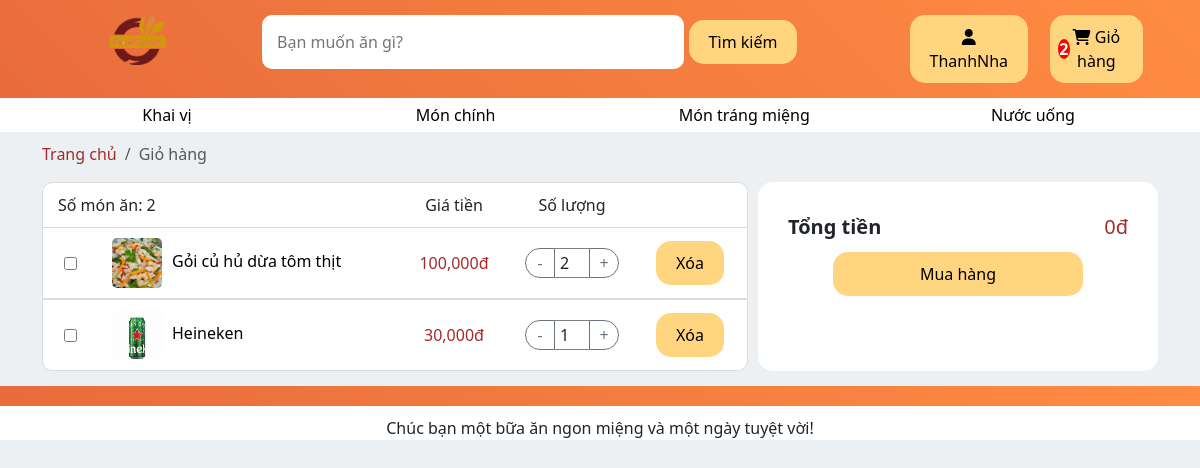
The app's page /cart/ (signed in) with its own data.
### products/models.py (models this page shows, shortened)
class Category_lv1(models.Model):
    UNIT_TYPE_CHOICES = [
        ('Khai vị', 'Khai vị'),
        ('Món chính', 'Món chính'),
        ('Món tráng miệng', 'Món tráng miệng'),
        ('Nước uống', 'Nước uống'),
    ]
    cate_1 = models.CharField(max_length=500, choices=UNIT_TYPE_CHOICES) # Tên phân loại món ăn cấp 1
    def __str__(self) -> str:
        return self.cate_1

class Cart(models.Model):
    cart_customer = models.ForeignKey(User, on_delete=models.SET_NULL, null=True, blank=False) # Khóa ngoại tham chiếu đến user
    cart_product = models.ForeignKey(Product, on_delete=models.SET_NULL, null=True, blank=False) # Khóa ngoại tham chiếu đến món ăn
    cart_product_quantity = models.IntegerField(default=1) # Số lượng của món ăn đó trong giỏ hàng
    is_selected = models.BooleanField(default=False)  # Trạng chọn chọn hoặc không của món ăn
    class Meta:
        unique_together = ('cart_customer', 'cart_product')
    @staticmethod
    def calculate_selected_total(user):
        selected_items = Cart.objects.filter(cart_customer=user, is_selected=True)
        total = sum(item.cart_product.prod_price * item.cart_product_quantity for item in selected_items)
        return total

class Product(models.Model):
    prod_name = models.CharField(max_length=500) # Tên món ăn
    prod_price = models.IntegerField() # Giá món ăn
    prod_cate_lv1 = models.ForeignKey(Category_lv1, on_delete=models.SET_NULL, null=True, blank=False) # Khóa ngoại tham chiếu đến phân loại món ăn cấp 1
    prod_cate_lv2 = models.ForeignKey(Category_lv2, on_delete=models.SET_NULL, null=True, blank=False) # Khóa ngoại tham chiếu đến phân loại món ăn cấp 2
    prod_description = models.CharField(max_length=500,null=True, blank=False) # Thông tin về món ăn
    def formatted_price(self):
        return "{:,.0f}".format(self.prod_price)

### products/views.py (the view)
# urls.py: path('cart/', views.GioHang, name='GioHang'),
def GioHang(request):
    cart_items = []
    images_with_url = []
    if request.user.is_authenticated:
        customer = request.user
        cart_items = Cart.objects.filter(cart_customer=customer)
        for cart_item in cart_items:
            product = cart_item.cart_product
            product.prod_price_formatted = product.formatted_price()
            avatar_image = Product_Image.objects.filter(
                product=product, is_avatar=True
            ).first()  # Lấy ảnh avatar đầu tiên nếu có
            if avatar_image:
                images_with_url.append({
                    'product_id': product.id,
                    'url': avatar_image.ImageURL,
                    'is_avatar': avatar_image.is_avatar,
                })
    total_selected_price = "{:,.0f}".format(Cart.calculate_selected_total(customer))   # Tính tổng tiền các món ăn được chọn
    if not cart_items:
        empty_cart_message = "Bạn chưa bỏ gì vào giỏ hàng"
    else:
        empty_cart_message = ""
    context = {
        'cart_items': cart_items,
        'images': images_with_url,
        'empty_cart_message': empty_cart_message,  # Thêm thông báo nếu giỏ hàng trống
        'total_selected_price': total_selected_price,
    }
    return render(request, 'GioHang.html', context)

### products/context_processors.py (called while the page is built)
def nav_categories(request):
    categories_data = []
    categories_lv1 = Category_lv1.objects.all()
    for cate_lv1 in categories_lv1:
        categories_lv2 = Category_lv2.objects.filter(cate_1=cate_lv1)
        categories_data.append({
            "cate_lv1": cate_lv1,
            "categories_lv2": categories_lv2
        })
    return {
        "categories_data": categories_data
    }

def cart_item_count(request):
    if request.user.is_authenticated:
        customer = request.user
        cart_items = Cart.objects.filter(cart_customer=customer)
        item_count = cart_items.count()  # Số loại sản phẩm trong giỏ hàng
    else:
        item_count = 0  # Người dùng chưa đăng nhập
    return {'cart_item_count': item_count}

### products/models.py (called while the page is built)
    def __str__(self) -> str:
        return self.cate_2

    @property
    def ImageURL(self):
        try:
            url = self.prod_image.url
        except :
            url = ''
        return url

### products/templates/GioHang.html (shortened to what this page needs)
{% extends 'base.html' %}
{% load static %}
{% block content %}
<link rel="stylesheet" href="{% static 'css/GioHang.css'%}">
<section class="bread-crumb">
    <div class="container">
        <nav aria-label="breadcrumb">
            <ol class="breadcrumb">
                <li class="breadcrumb-item"><a href="{% url 'TrangChu' %}">Trang chủ</a></li>
                <li class="breadcrumb-item active" aria-current="page">Giỏ hàng</li>
            </ol>
        </nav>
    </div>
</section>
<section class="container">
    {% if empty_cart_message %}
    <p class="empty-cart-message">{{ empty_cart_message }}</p>
    {% else %}
    <div class="cart-cont">
        <div class="item-list">
            <div class="checkbox-container">
                <div class="row">
                    <div class="col-xl-6">
                        <label for="selectAll">Số món ăn: {{ cart_items|length }}</label>
                    </div>
                    <div class="col-xl-2">
                        <div class="box">Giá tiền</div>
                    </div>
                    <div class="col-xl-2">
                        <div class="box">Số lượng</div>
                    </div>
                    <div class="col-xl-2"></div>
                </div>
            </div>
            {% for item in cart_items %}
            <div class="item-card">
                <div class="row">
                    <div class="col-xl-1 align-item-center justify-content-center">
                        <input type="checkbox" name="options" class="item-checkbox update-cart"
                               data-price="{{ item.cart_product.prod_price }}"
                               data-product="{{ item.cart_product.id }}"
                               data-action="select"
                               {% if item.is_selected %}checked{% endif %}>
                    </div>
                    <div class="col-xl-5 align-item-center">
                        {% with images|default:'' as product_images %}
                        {% for image in product_images %}
                        {% if image.product_id == item.cart_product.id %}
                        <a
                            href="{% url 'product_detail' item.cart_product.prod_cate_lv1 item.cart_product.prod_cate_lv2 item.cart_product.prod_name %}">
                            <img src="{{ image.url }}" alt="Avatar của {{ item.cart_product.prod_name }}"
                                class="avatar-image">{{ item.cart_product.prod_name }}</a>
                        {% endif %}
                        {% endfor %}
                        {% endwith %}
                    </div>
                    <div class="col-xl-2 align-item-center">
                        <p class="inner-price">{{ item.cart_product.prod_price_formatted }}đ</p>
                    </div>
                    <div class="col-xl-2 align-item-center">
                        <div class="quantity-selector">
                            <div class="input-group" style="max-width: 200px;">
                                <button class="btn btn-outline-secondary decrease update-cart" type="button"
                                    data-product={{item.cart_product.id}} data-action="remove">-</button>
                                <input type="number" class="form-control text-center quantity"
                                    value="{{ item.cart_product_quantity }}" min="1" max="100" readonly>
                                <button class="btn btn-outline-secondary increase update-cart" type="button"
                                    data-product={{item.cart_product.id}} data-action="add">+</button>
                            </div>
                        </div>
                    </div>
                    <div class="col-xl-2 align-item-center justify-content-center">
                        <button data-product={{item.cart_product.id}} data-action="remove_all"
                            class="del-btn update-cart">
                            Xóa
                        </button>
                    </div>
                </div>
            </div>
            {% endfor %}
        </div>
        <div class="bill">
            <p class="total">Tổng tiền <span id="grand-total">{{total_selected_price}}đ</span></p>
            <a href="{% url 'DatHang'%}"><button class="cart-btn" id="DatHang">Mua hàng</button></a>
        </div>
    </div>
    {% endif %}
</section>
{% endblock %}

### products/templates/base.html (shortened to what this page needs)
{% load static %}
<!doctype html>
<html lang="en">
<head>
    <link href="https://cdn.jsdelivr.net/npm/bootstrap@5.3.3/dist/css/bootstrap.min.css" rel="stylesheet"
>
    <link rel="stylesheet" href = "{% static 'css/base.css' %}">
</head>
<body>
    <header>
        <div class="container">
            <div class="main-header">
                <div class="row">
                    <div class="col-xl-2">
                        <a href="{% url 'TrangChu' %}">
                            <div class="logo">
                                <img src="{% static 'image\logo.png' %}" alt="Logo">
                            </div>
                        </a>
                    </div>
                    <div class="col-xl-7">
                        <form class="search" method = POST action = "{% url "TimKiem" %}">
                            <input class="search-bar" type="search"
                                placeholder="Bạn muốn ăn gì?" name="searched" required>
                            <button class="search-btn" type="submit">Tìm kiếm</button>
                        </form>
                    </div>
                    <div class="col-xl-3">
                        {% if user.is_authenticated %}
                            <div class="customer">
                                <div class="dropdown">
                                    <button><i class="fa-solid fa-user"></i> {{ user.username }}</button>
                                </div>
                                {% if cart_item_count > 0 %}
                                <p class="qnt_item">{{ cart_item_count }}</p>
                                {% endif %}
                                <button class="cart" onclick="window.location.href = '{% url 'GioHang' %}'">
                                    <i class="fa-solid fa-cart-shopping"></i> Giỏ hàng
                                </button>
                            </div>
                        {% endif %}
                    </div>
                </div>
            </div>
        </div>
    </header>
    <nav>
        <div class="container">
            <ul>
                {% for data in categories_data %}
                    <li class="dropdown">
                        <a href="{% url 'categories_products' data.cate_lv1.cate_1 %}">
                            {{ data.cate_lv1.cate_1 }}
                        </a>
                    </li>
                {% endfor %}
            </ul>
        </div>
    </nav>
    {% block content %}
    {% endblock %}
    <footer>
        <div class = "container">
            <p>Chúc bạn một bữa ăn ngon miệng và một ngày tuyệt vời!</p>
        </div>
    </footer>
</body>
</html>

### static/css/base.css (style rules this page uses)
:root { --background-color1: #EDF0F3; }
* { font-weight: 500; }
body { background-color: var(--background-color1); }
a { text-decoration: none; color: black; }
ul { padding-left: 0px; list-style-type: none; }
header { background: linear-gradient(45deg, #E86C3C, #FF8C42); }
footer { background: white; }
header .main-header { padding: 15px; }
header .main-header .search { padding-left: 20px; }
header .main-header .search .search-bar { width: 70%; padding: 15px 15px; border: none; border-radius: 10px; }
header .main-header .customer { height: 100%; display: flex; justify-content: space-between; padding-left: 10px; align-items: center; }
header .main-header .customer button { margin-left: 10px; }
footer { padding-top: 30px; position: relative; }
footer::before { content: ""; background: linear-gradient(45deg, #E86C3C, #FF8C42); width: 100%; height: 20px; top: 0; position: absolute; }
footer p { text-align: center; margin-bottom: 0px; }
button { padding: 10px 20px; border-radius: 15px; border: none; background: #FFD580; color: black; }
nav { background-color: white; margin-bottom: 10px; }
nav ul { display: flex; justify-content: space-between; margin-bottom: 0px; }
nav ul li { width: 250px; padding: 5px; text-align: center; }
nav ul li a { color: black; width: 100%; }
nav .dropdown { position: relative; display: inline-block; }
.breadcrumb { background-color: #EDF0F3; }
.breadcrumb-item a { color: brown; }
.customer .dropdown { position: relative; display: inline-block; }
.qnt_item { float: right; position: relative; left: 30px; width: 20px; height: 20px; line-height: 20px; border-radius: 50%; background-color: rgb(255, 0, 0); color: white; font-weight: bold; text-align: center; font-size: 16px; margin-left: 0px ; z-index: 100; }
header .main-header .logo { display: flex; justify-content: center; }
header .main-header .logo img { width: 50%; }

### static/css/GioHang.css (style rules this page uses)
.box { text-align: center; }
.cart-cont { display: grid; grid-template-columns: 2fr 1fr; padding-bottom: 15px; gap: 10px; }
.item-list { border-radius: 15px; }
.checkbox-container { padding: 10px; background-color: white; border-radius: 10px 10px 0px 0px; border-top: 1px solid gainsboro; border-left: 1px solid gainsboro; border-right: 1px solid gainsboro; }
.checkbox-container label { margin-left: 5px; padding-right: 150px; }
.item-card { padding: 10px; border: 1px solid gainsboro; background-color: white; border-radius: 0; }
.item-card:last-child { border-bottom-left-radius: 10px; border-bottom-right-radius: 10px; }
.inner-price { color: brown; text-align: center; width: 100px; }
.quantity-selector { display: flex; padding: 0px; gap: 10px; justify-content: space-between; align-items: center; }
.input-group .btn { border-radius: 50%; width: 30px; height: 30px; padding: 0; background-color: ffffff; }
.input-group input { border-radius: 0; text-align: center; padding: 0; border-top: 1px solid gray; border-bottom: 1px solid gray; height: 30px; }
.bill { background-color: white; border-radius: 15px; border: 1px solid ccc; padding: 20px; width: 400px; text-align: center; }
.total { padding: 10px; display: flex; justify-content: space-between; font-size: 20px; font-weight: bold; }
.total span { color: brown; }
.cart-btn { width: 250px; }
.avatar-image { width: 50px; height: 50px; object-fit: cover; border-radius: 5px; margin-right: 10px; }
p { margin-bottom: 0; }
.align-item-center { display: flex; align-items: center; }
.justify-content-center { display: flex; justify-content: center; }

### records on screen
Category_lv1: cate_lv1.cate_1 "Khai vị"
Category_lv1: cate_lv1.cate_1 "Món chính"
Category_lv1: cate_lv1.cate_1 "Món tráng miệng"
Category_lv1: cate_lv1.cate_1 "Nước uống"
Cart: cart_product.prod_name "Gỏi củ hủ dừa tôm thịt", cart_product.prod_price_formatted "100,000", cart_product_quantity "2"
Cart: cart_product.prod_name "Heineken", cart_product.prod_price_formatted "30,000", cart_product_quantity "1"

### other values on screen
{{ user.username }} "ThanhNha"
{{ cart_item_count }} "2"
{{ total_selected_price }} "0"
